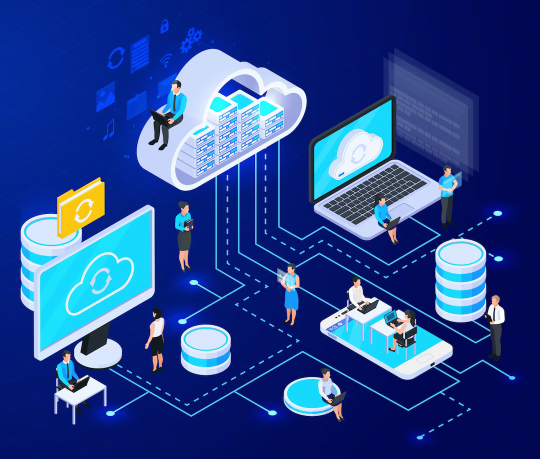
#> input picture backimg.png, 1080 x 918 px (shown at 1/2 size)
$ python image_compression.py ../backimg.png out.png
#> lines starting #> are read from the running program, lines starting #| are printed output that depends on the picture
import cv2
import sys

def compress_image(input_path, output_path, quality):
    # Read the image
#> called with input_path = '../backimg.png', output_path = 'out.png', quality = 55
    image = cv2.imread(input_path)
#> image is the input picture: shape (918, 1080, 3); mean B, G, R 141, 69, 39.3

    # Get the original image dimensions
    height, width = image.shape[:2]
#> height = 918; width = 1080

    # Resize the image
    new_width = int(width / 2)  # Reduce width by half
#> new_width = 540
    new_height = int(height / 2)  # Reduce height by half
#> new_height = 459
    resized_image = cv2.resize(image, (new_width, new_height))
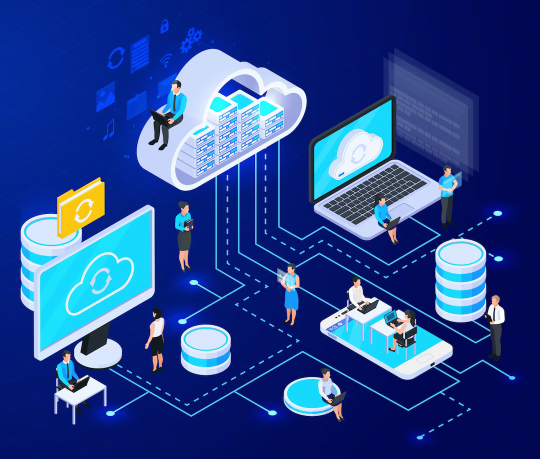
#> resized_image: shape (459, 540, 3); mean B, G, R 141, 69.1, 39.3

    # Save the compressed image
    cv2.imwrite(output_path, resized_image, [cv2.IMWRITE_JPEG_QUALITY, quality])
    print(f"Image compressed and saved as '{output_path}'.")

# Get the command line arguments
input_image_path = sys.argv[1]
output_image_path = sys.argv[2]
quality = 55
# Compress the image
compress_image(input_image_path, output_image_path, quality)
